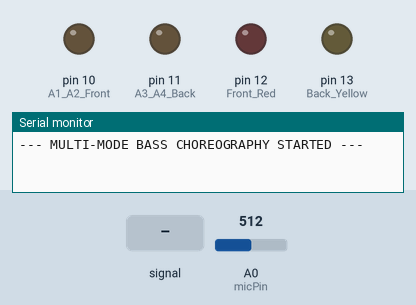
This sketch was run on a simulated Arduino Uno, built with avr-gcc and run on an emulated ATmega328P. Parts: output pins drawn as LEDs (lit = HIGH), the last lines printed to the serial monitor. Dashed ring = blinking. The test bench sets the inputs (shaded band); at power-on: A0 (micPin) = 512. Random numbers use the default seed unless the sketch sets one.

Above: at 1.2 s.
1.3 s: A0 (micPin) fed a 2 Hz sine of ±306 counts around its level
At 1.84 s:
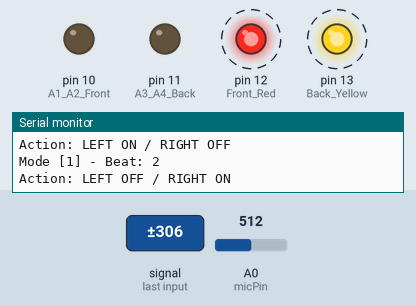
4.3 s: A0 (micPin) set to 716
5.8 s: A0 (micPin) fed a 2 Hz sine of ±306 counts around its level
At 8.6 s:
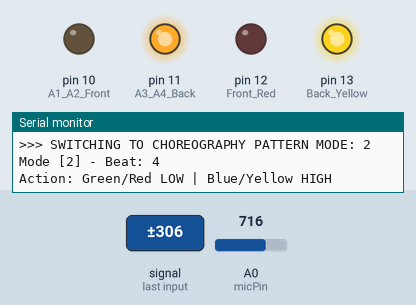
8.8 s: A0 (micPin) set to 900
10.3 s: A0 (micPin) set to 939
At 11.4 s:
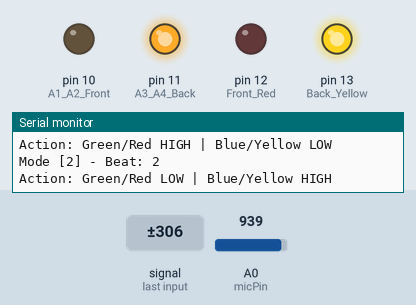
Timing chart, 0 to 12.8 s (numbered marks = the images above; inputs shaded):
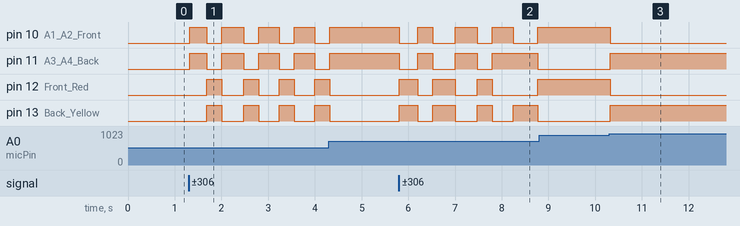

The sketch:

ChoreoCombined.ino
```cpp
// Pins for the LEDs (Mapped based on your physical setup)
const int micPin = A0; // MAX9814 or KY-038 Analog output
const int A1_A2_Front = 10;  // Green LED on pin 10
const int A3_A4_Back = 11;   // Blue LED on pin 11
const int Front_Red = 12;    // Red LED on pin 12
const int Back_Yellow = 13;  // Yellow LED on pin 13

// Bass Filtering Variables
float filteredSignal = 512.0; // Starts at the center reference voltage
const float lpFilterCutoff = 0.15; // Low-Pass Filter coefficient

// Variables for Bass Envelope (Volume of the Bass)
int bassMax = 0;
int bassMin = 1024;
unsigned long sampleStart = 0;
const int sampleWindow = 40; // 40ms window catches low frequencies (25Hz)

// Variables for Tracking Bass Volume History
const int historySize = 20;
int bassHistory[historySize];
int historyIndex = 0;
long historySum = 0;

// Bass Beat Threshold
const float beatThresholdMultiplier = 1.30;

// Choreography Variables
int beatCount = 0;
unsigned long lastBeatTime = 0;
const int beatDebounce = 300; // Prevents double-triggering

// Mode/Pattern Selection Tracking
int currentMode = 1;       // Start with pattern 1
int totalBeatCounter = 0;  // Tracks total beats to decide when to switch modes
const int beatsPerMode = 16; // Change choreography pattern every 16 beats

void setup() {
  pinMode(A1_A2_Front, OUTPUT);
  pinMode(Front_Red, OUTPUT);
  pinMode(A3_A4_Back, OUTPUT);
  pinMode(Back_Yellow, OUTPUT);

  Serial.begin(9600);

  // Initialize history array
  for (int i = 0; i < historySize; i++) {
    bassHistory[i] = 0;
  }

  // Seed the random number generator using noise from an unused analog pin (A5)
  randomSeed(analogRead(A5));

  Serial.println("--- MULTI-MODE BASS CHOREOGRAPHY STARTED ---");
}

void loop() {
  bassMax = 0;
  bassMin = 1024;
  sampleStart = millis();

  // 1. COLLECT SAMPLES & APPLY DIGITAL LOW-PASS FILTER
  while (millis() - sampleStart < sampleWindow) {
    int rawSample = analogRead(micPin);
    filteredSignal = filteredSignal + lpFilterCutoff * (rawSample - filteredSignal);
    int currentFilteredValue = (int)filteredSignal;

    if (currentFilteredValue > bassMax) bassMax = currentFilteredValue;
    if (currentFilteredValue < bassMin) bassMin = currentFilteredValue;
  }

  // Volume (amplitude) of ONLY the bass frequencies
  int bassPeakToPeak = bassMax - bassMin;

  // 2. TRACK THE RUNNING AVERAGE OF THE BASS
  historySum -= bassHistory[historyIndex];
  bassHistory[historyIndex] = bassPeakToPeak;
  historySum += bassHistory[historyIndex];
  historyIndex = (historyIndex + 1) % historySize;
  float averageBassVolume = (float)historySum / historySize;

  // 3. TRIGGER BEAT CHOREOGRAPHY BASED ON BASS SPIKES ONLY
  if (bassPeakToPeak > (averageBassVolume * beatThresholdMultiplier) && bassPeakToPeak > 20 && (millis() - lastBeatTime > beatDebounce)) {

    lastBeatTime = millis();
    beatCount++;
    totalBeatCounter++;

    if (beatCount > 4) {
      beatCount = 1;
    }

    // Check if it's time to cycle to the next choreography pattern
    if (totalBeatCounter >= beatsPerMode) {
      totalBeatCounter = 0;
      currentMode++;
      if (currentMode > 5) {
        currentMode = 1; // Loop back to the first pattern
      }
      Serial.print(">>> SWITCHING TO CHOREOGRAPHY PATTERN MODE: ");
      Serial.println(currentMode);
    }

    Serial.print("Mode [");
    Serial.print(currentMode);
    Serial.print("] - Beat: ");
    Serial.println(beatCount);

    // 4. THE MASTER CHOREOGRAPHY SWITCH
    switch (currentMode) {

      // ==========================================
      // MODE 1: Alternating Left / Right
      // ==========================================
      case 1:
        switch (beatCount) {
          case 1: case 3:
            digitalWrite(A1_A2_Front, HIGH); digitalWrite(A3_A4_Back, HIGH); // Left side simulation (Green + Blue)
            digitalWrite(Front_Red, LOW);    digitalWrite(Back_Yellow, LOW);  // Right side off
            Serial.println("Action: LEFT ON / RIGHT OFF");
            break;
          case 2: case 4:
            digitalWrite(A1_A2_Front, LOW);  digitalWrite(A3_A4_Back, LOW);
            digitalWrite(Front_Red, HIGH);   digitalWrite(Back_Yellow, HIGH); // Right side simulation (Red + Yellow)
            Serial.println("Action: LEFT OFF / RIGHT ON");
            break;
        }
        break;

      // ==========================================
      // MODE 2: Front vs Back / Pairs
      // ==========================================
      case 2:
        switch (beatCount) {
          case 1: case 3:
            digitalWrite(A1_A2_Front, HIGH); digitalWrite(Front_Red, HIGH);
            digitalWrite(A3_A4_Back, LOW);   digitalWrite(Back_Yellow, LOW);
            Serial.println("Action: Green/Red HIGH | Blue/Yellow LOW");
            break;
          case 2: case 4:
            digitalWrite(A1_A2_Front, LOW);  digitalWrite(Front_Red, LOW);
            digitalWrite(A3_A4_Back, HIGH);  digitalWrite(Back_Yellow, HIGH);
            Serial.println("Action: Green/Red LOW | Blue/Yellow HIGH");
            break;
        }
        break;

      // ==========================================
      // MODE 3: Sequential Individual Color Cycle
      // ==========================================
      case 3:
        switch (beatCount) {
          case 1:
            digitalWrite(A1_A2_Front, HIGH); digitalWrite(Front_Red, LOW); digitalWrite(Back_Yellow, LOW); digitalWrite(A3_A4_Back, LOW);
            Serial.println("Action: GREEN");
            break;
          case 2:
            digitalWrite(A1_A2_Front, LOW); digitalWrite(Front_Red, HIGH); digitalWrite(Back_Yellow, LOW); digitalWrite(A3_A4_Back, LOW);
            Serial.println("Action: RED");
            break;
          case 3:
            digitalWrite(A1_A2_Front, LOW); digitalWrite(Front_Red, LOW); digitalWrite(Back_Yellow, HIGH); digitalWrite(A3_A4_Back, LOW);
            Serial.println("Action: YELLOW");
            break;
          case 4:
            digitalWrite(A1_A2_Front, LOW); digitalWrite(Front_Red, LOW); digitalWrite(Back_Yellow, LOW); digitalWrite(A3_A4_Back, HIGH);
            Serial.println("Action: BLUE");
            break;
        }
        break;

      // ==========================================
      // MODE 4: Random Color Selection
      // ==========================================
      case 4:
        {
          int randomBeat = random(1, 5);
          switch (randomBeat) {
            case 1:
              digitalWrite(A1_A2_Front, HIGH); digitalWrite(Front_Red, LOW); digitalWrite(Back_Yellow, LOW); digitalWrite(A3_A4_Back, LOW);
              Serial.println("Action: RANDOM GREEN");
              break;
            case 2:
              digitalWrite(A1_A2_Front, LOW); digitalWrite(Front_Red, HIGH); digitalWrite(Back_Yellow, LOW); digitalWrite(A3_A4_Back, LOW);
              Serial.println("Action: RANDOM RED");
              break;
            case 3:
              digitalWrite(A1_A2_Front, LOW); digitalWrite(Front_Red, LOW); digitalWrite(Back_Yellow, HIGH); digitalWrite(A3_A4_Back, LOW);
              Serial.println("Action: RANDOM YELLOW");
              break;
            case 4:
              digitalWrite(A1_A2_Front, LOW); digitalWrite(Front_Red, LOW); digitalWrite(Back_Yellow, LOW); digitalWrite(A3_A4_Back, HIGH);
              Serial.println("Action: RANDOM BLUE");
              break;
          }
        }
        break;

      // ==========================================
      // MODE 5: All On / All Off Flash
      // ==========================================
      case 5:
        switch (beatCount) {
          case 1: case 3:
            digitalWrite(A1_A2_Front, HIGH); digitalWrite(Front_Red, HIGH); digitalWrite(Back_Yellow, HIGH); digitalWrite(A3_A4_Back, HIGH);
            Serial.println("Action: ALL ON");
            break;
          case 2: case 4:
            digitalWrite(A1_A2_Front, LOW); digitalWrite(Front_Red, LOW); digitalWrite(Back_Yellow, LOW); digitalWrite(A3_A4_Back, LOW);
            Serial.println("Action: ALL OFF");
            break;
        }
        break;
    }
  }
}
```

Measured:
- after the input at 1.3 s, pin 10 (A1_A2_Front), pin 11 (A3_A4_Back): LOW → HIGH at once, then repeats every 0.80 s: LOW 0.32 s, HIGH 0.48 s; pin 12 (Front_Red), pin 13 (Back_Yellow): alternates HIGH for 0.32 s and LOW for 0.44 s, starting after 0.38 s
- after the input at 5.8 s, pin 10 (A1_A2_Front): HIGH → LOW at once, → HIGH 0.40 s later, → LOW 0.32 s later, → HIGH 0.48 s later, … (8 changes in this stretch); pin 11 (A3_A4_Back): goes LOW 0.40 s, HIGH 0.32 s, LOW 0.48 s, HIGH 0.48 s, LOW 0.32 s, HIGH 0.97 s, then LOW, starting at once
- after the input at 8.8 s, every drawn part: stays the same
- after the input at 10.3 s, pin 10 (A1_A2_Front), pin 12 (Front_Red): HIGH → LOW at once; pin 11 (A3_A4_Back), pin 13 (Back_Yellow): LOW → HIGH at once
